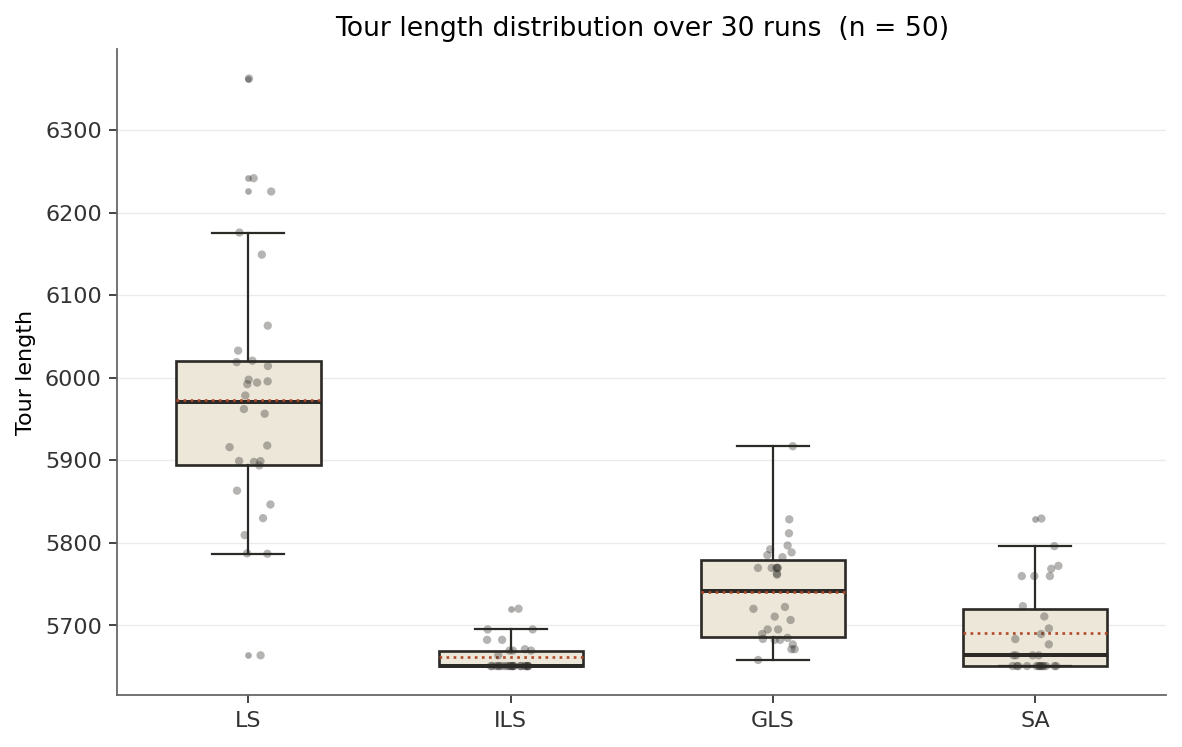

This chart was generated by the following Python code:
from __future__ import annotations
import statistics
from tsp import (
    random_instance, distance_matrix,
    local_search, iterated_local_search,
    guided_local_search, simulated_annealing,
)


def run_many(algo, dist, n_runs=30, **kwargs):
    lengths = []
    for _ in range(n_runs):
        _, L = algo(dist, **kwargs)
        lengths.append(L)
    return lengths


def summarize(name, xs):
    return {
        "name": name,
        "mean": statistics.mean(xs),
        "median": statistics.median(xs),
        "std": statistics.stdev(xs) if len(xs) > 1 else 0.0,
        "min": min(xs),
        "max": max(xs),
    }


def print_table(rows):
    header = f"{'Algorithm':<10}{'Mean':>10}{'Median':>10}{'Std':>10}{'Min':>10}{'Max':>10}"
    print(header)
    for r in rows:
        print(f"{r['name']:<10}{r['mean']:>10.1f}{r['median']:>10.1f}"
              f"{r['std']:>10.1f}{r['min']:>10.1f}{r['max']:>10.1f}")


def save_boxplot(results, filename, n, n_runs):
    import matplotlib.pyplot as plt
    import random as _r

    labels = ["LS", "ILS", "GLS", "SA"]
    data = [results[k] for k in labels]

    fig, ax = plt.subplots(figsize=(7.5, 4.8))

    bp = ax.boxplot(
        data, tick_labels=labels, showmeans=True, meanline=True,
        widths=0.55, patch_artist=True,
        boxprops=dict(facecolor="#EDE7DA", edgecolor="#2C2A26", linewidth=1.2),
        whiskerprops=dict(color="#2C2A26", linewidth=1.0),
        capprops=dict(color="#2C2A26", linewidth=1.0),
        medianprops=dict(color="#2C2A26", linewidth=1.8),
        meanprops=dict(color="#B24A2A", linewidth=1.2, linestyle=":"),
        flierprops=dict(marker="o", markersize=3, markerfacecolor="#2C2A26",
                        markeredgecolor="none", alpha=0.4),
    )

    _rng = _r.Random(0)
    for i, xs in enumerate(data, start=1):
        jx = [i + (_rng.random() - 0.5) * 0.18 for _ in xs]
        ax.scatter(jx, xs, s=14, color="#2C2A26", alpha=0.35,
                   edgecolors="none", zorder=3)

    ax.set_ylabel("Tour length")
    ax.set_title(f"Tour length distribution over {n_runs} runs  (n = {n})")
    ax.grid(True, axis="y", alpha=0.25, linewidth=0.6)
    ax.set_axisbelow(True)
    for side in ("top", "right"):
        ax.spines[side].set_visible(False)
    ax.spines["left"].set_color("#666")
    ax.spines["bottom"].set_color("#666")
    ax.tick_params(colors="#333")

    fig.tight_layout()
    fig.savefig(filename, dpi=160, bbox_inches="tight")
    plt.close(fig)


def main(n: int = 50, n_runs: int = 30, instance_seed: int | None = 42) -> None:
    coords = random_instance(n=n, seed=instance_seed)
    dist = distance_matrix(coords)

    print(f"TSP  n = {n}  runs per algorithm = {n_runs}")
    print()

    results = {}
    for name, algo, kwargs in [
        ("LS",  local_search,             {}),
        ("ILS", iterated_local_search,    {"n_iterations": 100}),
        ("GLS", guided_local_search,      {"n_iterations": 100, "alpha": 0.3}),
        ("SA",  simulated_annealing,      {"alpha": 0.995}),
    ]:
        print(f"  running {name} ...")
        results[name] = run_many(algo, dist, n_runs=n_runs, **kwargs)

    print()
    rows = [summarize(name, results[name]) for name in ("LS", "ILS", "GLS", "SA")]
    print_table(rows)

    save_boxplot(results, "analysis.png", n=n, n_runs=n_runs)
    print("\nsaved: analysis.png")


if __name__ == "__main__":
    main(n=50, n_runs=30)
